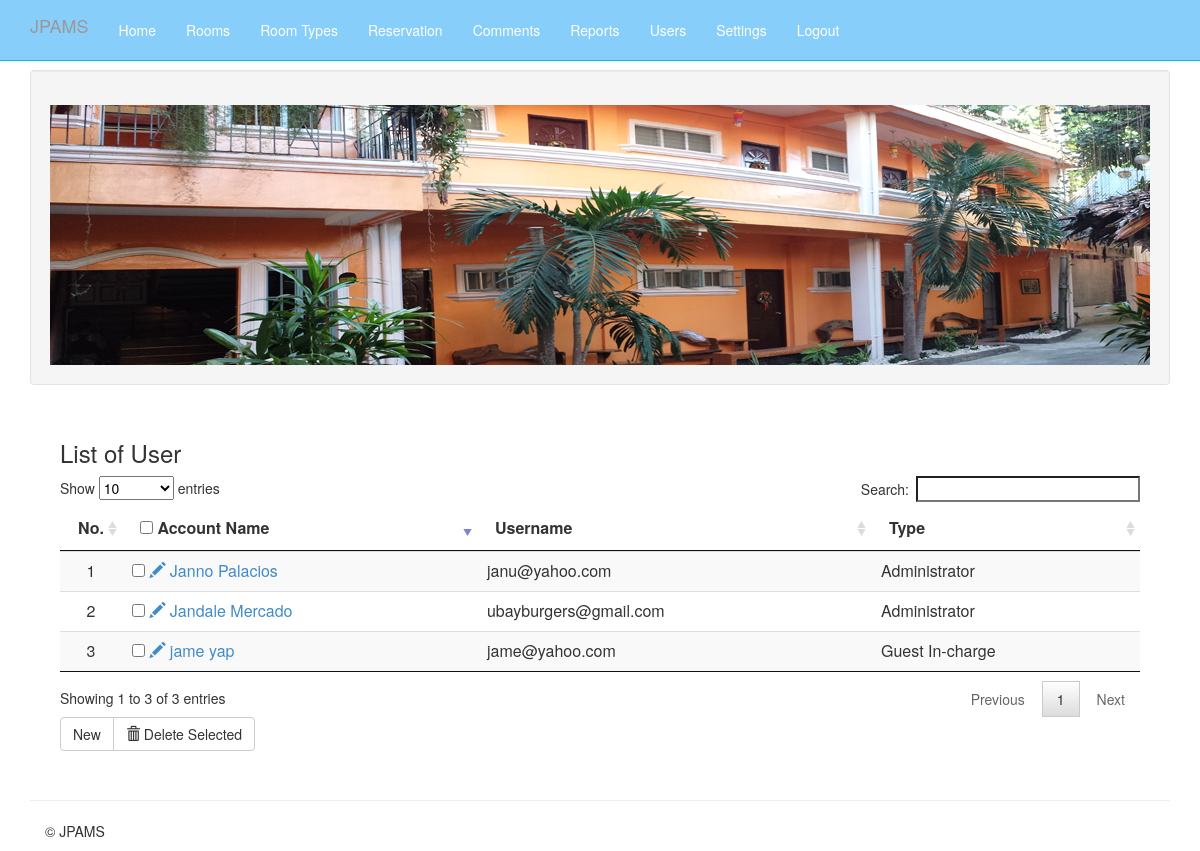
/Aplaya/admin/mod_users/index.php (signed in), run on the app's committed database.
### tables this page shows
CREATE TABLE `useraccounts` (
  `ACCOUNT_ID` int(11) NOT NULL,
  `ACCOUNT_NAME` varchar(255) NOT NULL,
  `ACCOUNT_USERNAME` varchar(255) NOT NULL,
  `ACCOUNT_PASSWORD` text NOT NULL,
  `ACCOUNT_TYPE` varchar(30) NOT NULL
);

### Aplaya/admin/mod_users/index.php (called while the page is built, shortened)
<?php
require_once '../themes/backendTemplate.php';
?>

### Aplaya/includes/database.php (called while the page is built, shortened)
<?php
class Database
{
	var $sql_string = '';
	private $conn;
	public function open_connection()
	{
		$this->conn = mysqli_connect(DB_SERVER, DB_USER, DB_PASS);
		if (!$this->conn) {
			echo "Problem in database connection! Contact administrator!";
			exit();
		} else {
			$db_select = mysqli_select_db($this->conn, DB_NAME);
		}
	}
	function setQuery($sql = '')
	{
		$this->sql_string = $sql;
	}
	function executeQuery()
	{
		$result = mysqli_query($this->conn, $this->sql_string);
		return $result;
	}
	private function confirm_query($result)
	{
		return $result;
	}
	function loadResultList($key = '')
	{
		$cur = $this->executeQuery();
		$array = array();
		while ($row = mysqli_fetch_object($cur)) {
			if ($key) {
				$array[$row->$key] = $row;
			} else {
				$array[] = $row;
			}
		}
		return $array;
	}
}
$mydb = new Database();

### Aplaya/admin/mod_users/list.php (the view, shortened to what this page needs)
<div class="container">
			<div class="panel-body">
				<h3 align="left">List of User</h3>
			    <form action="controller.php?action=delete" Method="POST">
					<table id="example" class="table table-striped" cellspacing="0">
				  <thead>
				  	<tr >
				  		<th>No.</th>
				  		<th>
				  		 <input type="checkbox" name="chkall" id="chkall" onclick="return checkall('selector[]');">
				  		 Account Name</th>
				  		<th>Username</th>
				  		<th>Type</th>
				  	</tr>
				  </thead>
				  <tbody>
				  	<?php
				  		$mydb->setQuery("SELECT * FROM `useraccounts`");
				  		$cur = $mydb->loadResultList();
						foreach ($cur as $result) {
				  		echo '<tr>';
						echo '<td width="5%" align="center"></td>';
				  		echo '<td><input type="checkbox" name="selector[]" id="selector[]" value="'.$result->ACCOUNT_ID. '"/>
				  				<a  href="index.php?view=edit&id='.$result->ACCOUNT_ID.'">  <span class="glyphicon glyphicon-pencil">
				  				<a href="index.php?view=view&id='.$result->ACCOUNT_ID.'">' . ' '.$result->ACCOUNT_NAME.'</a></td>';
				  		echo '<td>'. $result->ACCOUNT_USERNAME.'</td>';
				  		echo '<td>'. $result->ACCOUNT_TYPE.'</td>';
				  		echo '</tr>';
				  	}
				  	?>
				  </tbody>
				</table>
				<div class="btn-group">
				  <a href="index.php?view=add" class="btn btn-default">New</a>
				  <button type="submit" class="btn btn-default" name="delete"><span class="glyphicon glyphicon-trash"></span> Delete Selected</button>
				</div>
				</form>
	  		</div>
</div>

### Aplaya/admin/css/offcanvas.css (style rules this page uses)
body { padding-top: 70px; }

### data on the page
useraccounts: ACCOUNT_NAME "Janno Palacios", ACCOUNT_USERNAME "janu@yahoo.com", ACCOUNT_TYPE "Administrator"
useraccounts: ACCOUNT_NAME "jame yap", ACCOUNT_USERNAME "jame@yahoo.com", ACCOUNT_TYPE "Guest In-charge"
useraccounts: ACCOUNT_NAME "Jandale Mercado", ACCOUNT_USERNAME "ubayburgers@gmail.com", ACCOUNT_TYPE "Administrator"
